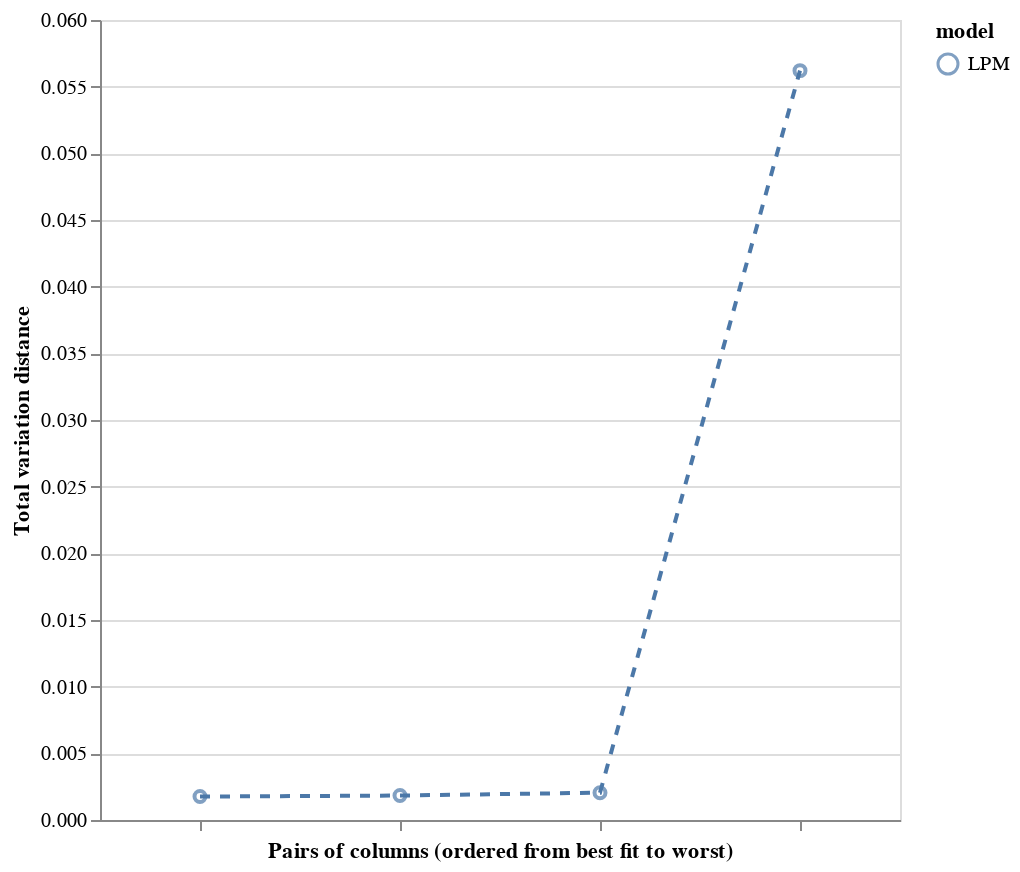

The notebook cell this image was saved under:
### Code cell
plot_fidelity(fidelity_data)

### Figure 1 — Vega specification as saved in the notebook (floating-point values rounded to 4 significant figures)
{"$schema": "https://vega.github.io/schema/vega/v5.json", "data": [{"name": "source_0", "values": [{"column-1": "total_score", "column-2": "sports_flg", "tvd": 0.001757, "model": "LPM", "index": 0}, {"column-1": "terrace_flg", "column-2": "darts_flg", "tvd": 0.001833, "model": "LPM", "index": 1}, {"column-1": "total_score", "column-2": "live_flg", "tvd": 0.002049, "model": "LPM", "index": 2}, {"column-1": "total_score", "column-2": "closed", "tvd": 0.0562, "model": "LPM", "index": 35}]}, {"name": "data_0", "values": [{"column-1": "total_score", "column-2": "sports_flg", "index": 0, "model": "LPM", "tvd": 0.001757}, {"column-1": "terrace_flg", "column-2": "darts_flg", "index": 1, "model": "LPM", "tvd": 0.001833}, {"column-1": "total_score", "column-2": "live_flg", "index": 2, "model": "LPM", "tvd": 0.002049}, {"column-1": "total_score", "column-2": "closed", "index": 35, "model": "LPM", "tvd": 0.0562}]}, {"name": "source_0_x_domain_index_0", "values": [{"index": 0}, {"index": 1}, {"index": 2}, {"index": 35}]}, {"name": "data_0_x_domain_index_1", "values": [{"index": 0}, {"index": 1}, {"index": 2}, {"index": 35}]}, {"name": "source_0_color_domain_model_0", "values": [{"model": "LPM"}]}, {"name": "data_0_color_domain_model_1", "values": [{"model": "LPM"}]}], "marks": [{"type": "group", "name": "layer_0_pathgroup", "from": {"facet": {"data": "source_0", "name": "faceted_path_layer_0_main", "groupby": ["model"]}}, "encode": {"update": {"width": {"field": {"signal": null, "datum": null, "group": "width", "parent": null}}, "height": {"field": {"signal": null, "datum": null, "group": "height", "parent": null}}}}, "marks": [{"type": "line", "name": "layer_0_marks", "from": {"data": "faceted_path_layer_0_main"}, "sort": {"field": "x"}, "encode": {"update": {"y": {"field": "tvd", "scale": "y"}, "stroke": {"field": "model", "scale": "color"}, "strokeDash": {"value": [5, 5]}, "x": {"field": "index", "scale": "x"}, "defined": {"signal": "isValid(datum[\"tvd\"]) && isFinite(+datum[\"tvd\"])"}}}, "style": ["line"]}]}, {"type": "symbol", "name": "layer_1_marks", "from": {"data": "data_0"}, "encode": {"update": {"fill": {"value": "transparent"}, "tooltip": {"signal": "{\"Column 1\": isValid(datum[\"column-1\"]) ? datum[\"column-1\"] : \"\"+datum[\"column-1\"], \"Column 2\": isValid(datum[\"column-2\"]) ? datum[\"column-2\"] : \"\"+datum[\"column-2\"]}"}, "stroke": {"field": "model", "scale": "color"}, "x": {"field": "index", "scale": "x"}, "y": {"field": "tvd", "scale": "y"}, "opacity": {"value": 0.7}}}, "style": ["point"]}], "scales": [{"name": "x", "type": "point", "domain": {"fields": [{"data": "source_0_x_domain_index_0", "field": "index"}, {"data": "data_0_x_domain_index_1", "field": "index"}], "sort": true}, "range": [0, {"signal": "width"}], "padding": 0.5}, {"name": "y", "type": "linear", "domain": {"fields": [{"data": "source_0", "field": "tvd"}, {"data": "data_0", "field": "tvd"}]}, "range": [{"signal": "height"}, 0], "nice": true, "zero": true}, {"name": "color", "type": "ordinal", "domain": {"fields": [{"data": "source_0_color_domain_model_0", "field": "model"}, {"data": "data_0_color_domain_model_1", "field": "model"}], "sort": true}, "range": "category"}], "axes": [{"scale": "y", "zindex": 0, "minExtent": 0, "labels": false, "grid": true, "ticks": false, "maxExtent": 0, "aria": false, "gridScale": "x", "tickCount": {"signal": "ceil(height/40)"}, "orient": "left", "domain": false}, {"scale": "x", "orient": "bottom", "title": "Pairs of columns (ordered from best fit to worst)", "zindex": 0, "labelAngle": 270, "labelBaseline": "middle", "grid": false, "labels": false, "labelAlign": "right"}, {"scale": "y", "zindex": 0, "title": "Total variation distance", "orient": "left", "grid": false, "labelOverlap": true, "tickCount": {"signal": "ceil(height/40)"}}], "style": "cell", "legends": [{"stroke": "color", "symbolType": "circle", "title": "model", "encode": {"symbols": {"update": {"fill": {"value": "transparent"}, "opacity": {"value": 0.7}}}}}], "width": 400, "background": "white", "padding": 5, "height": 400}
